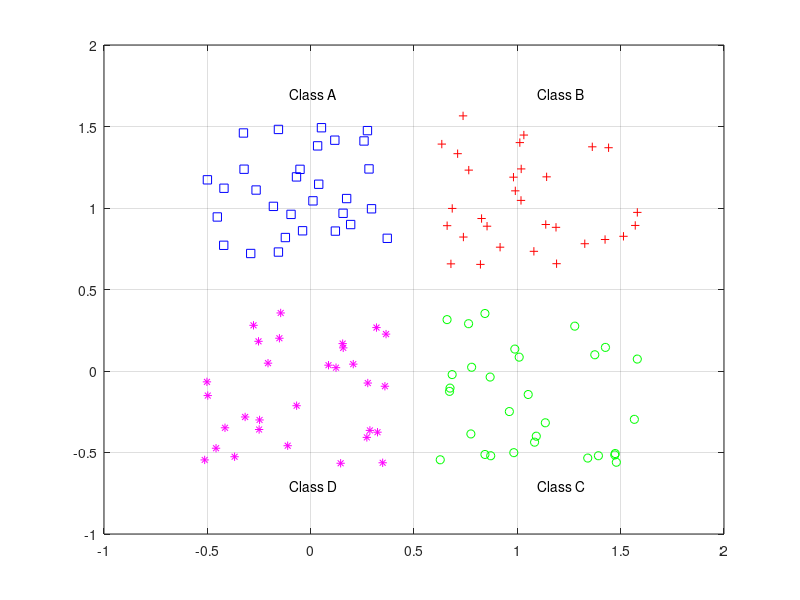

MATLAB code for this plot:

clear all;
close all, clear all, clc, format compact
% number of samples of each class
K=30;
% define classes
q=0.6;
A= [rand(1,K)-q; rand(1,K)+q];
B= [rand(1,K)+q; rand(1,K)+q];
C= [rand(1,K)+q; rand(1,K)-q];
D= [rand(1,K)-q; rand(1,K)-q];

plot(A(1, :), A(2, :), 'bs')
hold on
grid on
plot(B(1,:), B(2, :), 'r+')
plot(C(1,:), C(2, :), 'go')
plot(D(1,:), D(2, :), 'm*')

% text labels for classes
text(0.5-q, 0.5+2*q, 'Class A')
text(0.5+q, 0.5+2*q, 'Class B')
text(0.5+q, 0.5-2*q, 'Class C')
text(0.5-q, 0.5-2*q, 'Class D')

% define output coding for classes
a=[0 1]';
b=[1 1]';
c=[1 0]';
d=[0 0]';

[m, n]=size(A);

